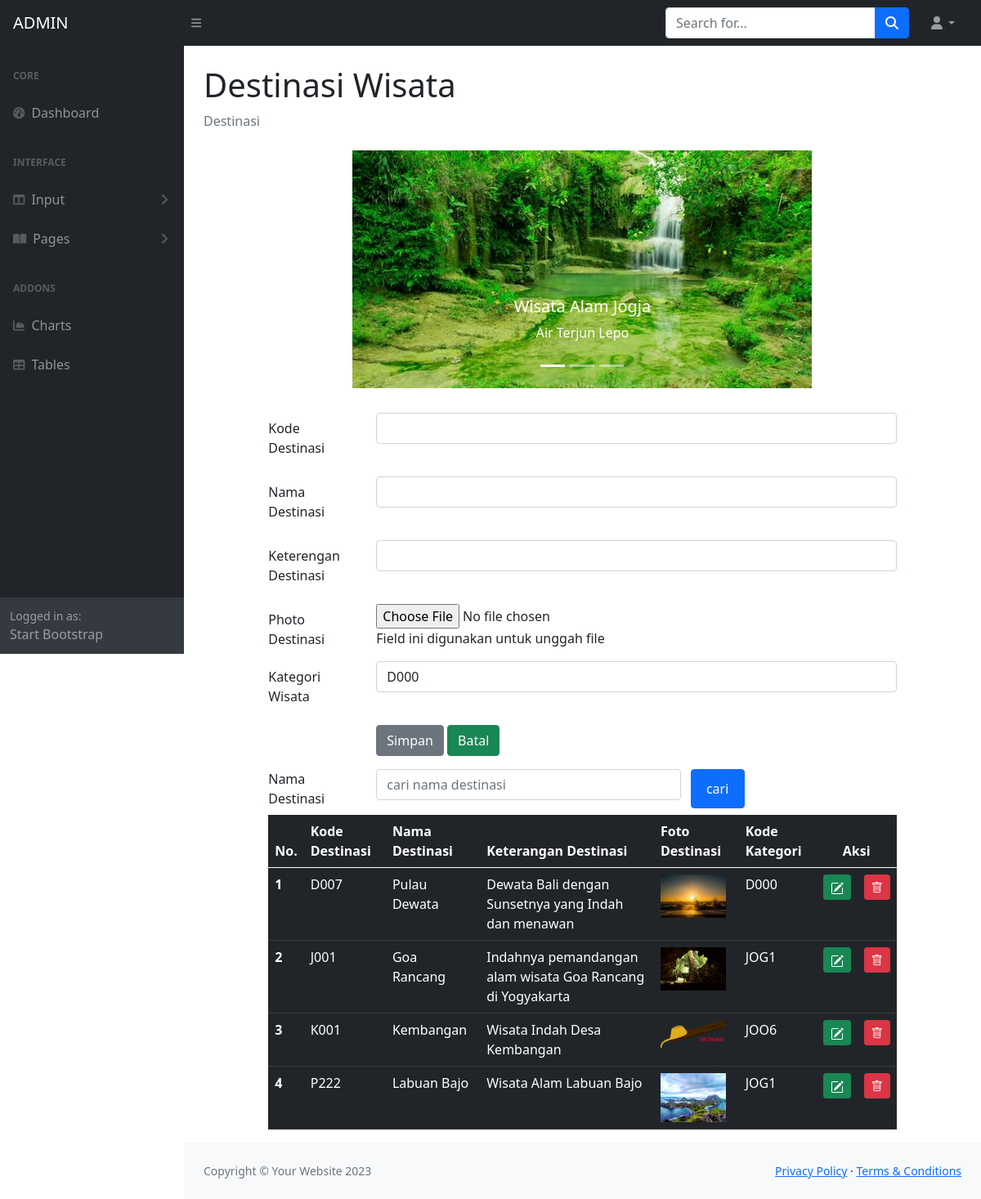
The page /ADMIN/d-destinasi.php on the database its author committed.
### tables this page shows
CREATE TABLE `destinasi` (
  `destinasiKODE` char(4) NOT NULL,
  `destinasiNAMA` varchar(120) NOT NULL,
  `destinasiKET` varchar(200) NOT NULL,
  `destinasiFOTO` char(255) NOT NULL,
  `kategoriKODE` char(4) NOT NULL
);

### ADMIN/destinasi.php (the view, shortened to what this page needs)
<!DOCTYPE html>
<html>
<?php
include "include/config.php";
$datakategori = mysqli_query($connection, "SELECT * FROM kategoriwisata");
?>
<head>
  <link rel="stylesheet" type="text/css" href="css/bootstrap.min.css">
  <link rel="stylesheet" type="text/css" href="https://cdnjs.cloudflare.com/ajax/libs/select2/4.0.13/css/select2.min.css">
  <link rel="stylesheet" href="https://cdn.jsdelivr.net/npm/bootstrap-icons@1.10.2/font/bootstrap-icons.css">
</head>
<body>
<div class="row">
<div class="col-sm-1"></div>
<div class="col-sm-10">
<div id="carouselExampleCaptions" class="carousel slide" data-bs-ride="carousel">
    <div class="carousel-indicators">
        <button type="button" data-bs-target="#carouselExampleCaptions" data-bs-slide-to="0" class="active" aria-current="true" aria-label="Slide 1"></button>
        <button type="button" data-bs-target="#carouselExampleCaptions" data-bs-slide-to="1" aria-label="Slide 2"></button>
        <button type="button" data-bs-target="#carouselExampleCaptions" data-bs-slide-to="2" aria-label="Slide 3"></button>
    </div>
    <div class="carousel-inner">
        <div class="carousel-item active">
            <img src="images/airterjunlepo.jpg" class="d-block w-60 mx-auto" alt="Gambar Tidak Ada">
            <div class="carousel-caption d-none d-md-block">
                <h5>Wisata Alam Jogja</h5>
                <p>Air Terjun Lepo</p>
            </div>
        </div>
    </div>
    <button class="carousel-control-prev" type="button" data-bs-target="#carouselExampleCaptions" data-bs-slide="prev" style="left: 5%">
        <span class="carousel-control-prev-icon" aria-hidden="true"></span>
    </button>
    <button class="carousel-control-next" type="button" data-bs-target="#carouselExampleCaptions" data-bs-slide="next" style="right: 5%">
        <span class="carousel-control-next-icon" aria-hidden="true"></span>
    </button>
</div>
<form method="POST" enctype="multipart/form-data">
  <div class="mb-3 row">
    <label for="kodedestinasi" class="col-sm-2 col-form-label">Kode Destinasi</label>
    <div class="col-sm-10">
      <input type="text" class="form-control" name= "kodedestinasi" id="kodedestinasi">
    </div>
  </div>
  <div class="mb-3 row">
    <label for="namadestinasi" class="col-sm-2 col-form-label">Nama Destinasi</label>
    <div class="col-sm-10">
      <input type="text" class="form-control" name= "namadestinasi" id="namadestinasi">
    </div>
  </div>
  <div class="mb-3 row">
    <label for="destinasiket" class="col-sm-2 col-form-label">Keterengan Destinasi</label>
    <div class="col-sm-10">
      <input type="text" class="form-control" name= "destinasiket" id="destinasiket">
    </div>
  </div>
  <div class="form-group row">
                    <label for="file" class="col-sm-2 col-form-label">Photo Destinasi</label>
                    <div class="col-sm-10">
                        <input type="file" id="file" name="file">
                        <p class="help-block">Field ini digunakan untuk unggah file</p>
                    </div>
                </div>
 <div class="mb-3 row">
  <label for="kodekategori" class="col-sm-2 col-form-label">Kategori Wisata</label>
      <div class="col-sm-10">
        <select class="form-control" name="kodekategori" id="kodekategori">
            <?php while($row = mysqli_fetch_array($datakategori))
{
?>
    <option value="<?php echo $row["kategoriKODE"]?>">
     <?php echo $row["kategoriKODE"]?>
         </option>
    <?php } ?>
    </select>
 </div>
  </div>
  <div class="form-group row">
      <div class="col-sm-2">
      </div>
      <div class="col-sm-10">
    <input type="submit" name="Simpan" value="Simpan" class="btn btn-secondary">
    <input type="button" class="btn btn-success" value="Batal" name="Batal">
  </div>
  </div>
</form>
<form method="post">
    <div class="form-group row mb-2 mt-3">
      <label for="search" class="col-sm-2">Nama Destinasi</label>
      <div class="col-sm-6">
        <input type="text" name="search" class="form-control" id="search" value="<?php if (isset($_POST["search"]))
        {echo $_POST["search"];}?>" placeholder="cari nama destinasi">
      </div>
      <input type="submit" name="kirim" value="cari" class="col-sm-1 btn btn-primary">
    </div>
</form>
<table class="table table-hover table-dark">
  <thead>
    <tr>
      <th scope="col">No.</th>
      <th scope="col">Kode Destinasi</th>
      <th scope="col">Nama Destinasi</th>
	  <th scope="col">Keterangan Destinasi</th>
	  <th scope="col">Foto Destinasi</th>
      <th scope="col">Kode Kategori</th>
      <th colspan="2" style="text-align: center">Aksi</th>
    </tr>
  </thead>
  <tbody>
  <?php
if (isset($_POST["kirim"]))
{
  $search = $_POST["search"];
  $query = mysqli_query($connection, " select destinasi.*from destinasi
      where destinasiNAMA like '%".$search."%'");}
    else{
      $query = mysqli_query($connection, "select destinasi.* from destinasi");}
      $nomor = 1;
      while($row = mysqli_fetch_array($query))
      {
      ?>
    <tr>
      <th><?php echo $nomor;?></th>
      <td><?php echo $row['destinasiKODE'];?></td>
      <td><?php echo $row['destinasiNAMA'];?></td>
	  <td><?php echo $row['destinasiKET'];?></td>
	  <td>
                                <?php if (is_file("images/" . $row['destinasiFOTO'])) { ?>
                                    <img src="images/<?php echo $row['destinasiFOTO'] ?>" width="80">
                                <?php } else
                                    echo "<img src='images/noimage.png' width='80'>"
                                ?>
                            </td>
	  <td><?php echo $row['kategoriKODE'];?></td>
      <td width="5px">
        <a href="destinasiEDIT.php?ubah=<?php echo $row["destinasiKODE"]?>"
          class="btn btn-success btn-sm" title="EDIT">
      </td>
      <td>        <a href="destinasiHAPUS.php?hapus=<?php echo $row["destinasiKODE"]?>"
          class="btn btn-danger btn-sm" title="HAPUS">
          <i class="bi bi-trash"></i></td>
    </tr>
    <?php $nomor = $nomor + 1; ?>
    <?php } ?>
  </tbody>
</table>
</div>
</div>
</body>
</html>

### ADMIN/destinasi.php (style rules this page uses)
.carousel-inner { margin-bottom: 30px; }

### rows shown on the page
destinasi: destinasiKODE "D007", destinasiNAMA "Pulau Dewata", destinasiKET "Dewata Bali dengan Sunsetnya yang Indah dan menawan", destinasiFOTO (picture), kategoriKODE "D000"
destinasi: destinasiKODE "J001", destinasiNAMA "Goa Rancang", destinasiKET "Indahnya pemandangan alam wisata Goa Rancang di Yogyakarta", destinasiFOTO (picture), kategoriKODE "JOG1"
destinasi: destinasiKODE "K001", destinasiNAMA "Kembangan", destinasiKET "Wisata Indah Desa Kembangan", kategoriKODE "JOO6"
destinasi: destinasiKODE "P222", destinasiNAMA "Labuan Bajo", destinasiKET "Wisata Alam Labuan Bajo", destinasiFOTO (picture), kategoriKODE "JOG1"

### other values the page prints
form field kodekategori "D000"
